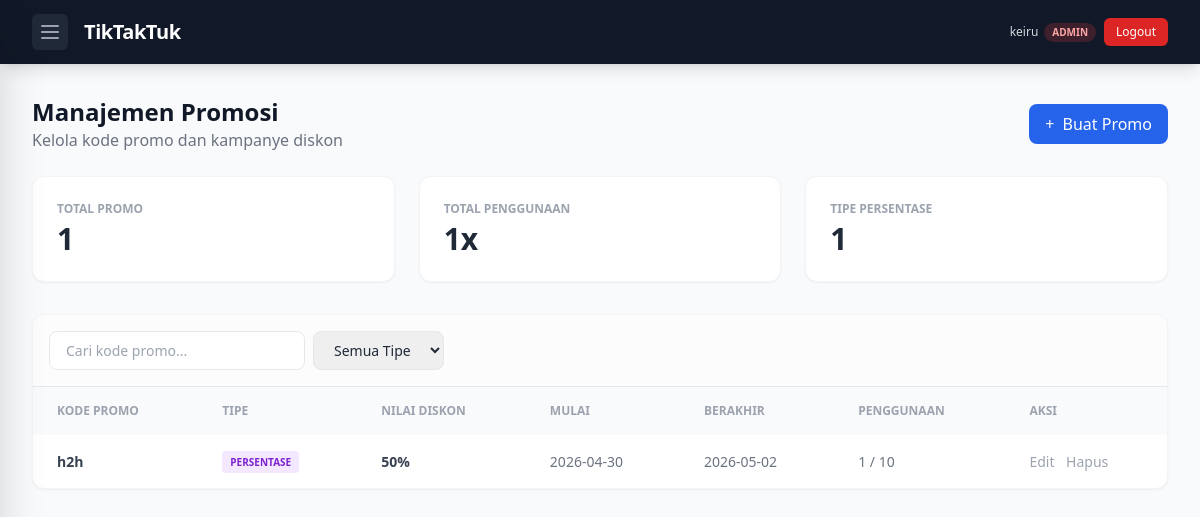
Screenshot of /promotions/ (signed in) with the database file from the repository.
### ticketing/models/user.py (models this page shows, shortened)
class CustomUser(AbstractUser):
    class RoleChoices(models.TextChoices):
        ADMIN = 'ADMIN', 'Admin'
        ORGANIZER = 'ORGANIZER', 'Organizer'
        CUSTOMER = 'CUSTOMER', 'Customer'
    id = models.UUIDField(primary_key=True, default=uuid.uuid4, editable=False)
    role = models.CharField(
        max_length=20,
        choices=RoleChoices.choices,
        default=RoleChoices.CUSTOMER,
    )
    phone_number = models.CharField(max_length=30, blank=True, default='')
    class Meta:
        db_table = 'custom_user'

### promotions/models.py (models this page shows, shortened)
class Promotion(models.Model):
    DISCOUNT_TYPE_CHOICES = [('Persentase', 'Persentase'), ('Nominal', 'Nominal')]
    code = models.CharField(max_length=50, unique=True)
    discount_type = models.CharField(max_length=20, choices=DISCOUNT_TYPE_CHOICES)
    discount_value = models.DecimalField(max_digits=12, decimal_places=2)
    start_date = models.DateField()
    end_date = models.DateField()
    usage_limit = models.IntegerField()
    current_usage = models.IntegerField(default=0)

### promotions/views.py (the view)
# urls.py: path('', views.promotion_list, name='promotion_list'),
def promotion_list(request):
    promos = Promotion.objects.annotate(used_count=Count('order')).order_by('-start_date', 'code')
    stats = {
        'total_promo': promos.count(),
        'total_usage': sum(p.used_count for p in promos),
        'total_persentase': promos.filter(discount_type='Persentase').count()
    }
    search_query = request.GET.get('search', '')
    type_filter = request.GET.get('type', '')
    if search_query:
        promos = promos.filter(code__icontains=search_query)
    if type_filter:
        promos = promos.filter(discount_type=type_filter)
    today = timezone.localdate()
    promos = list(promos)
    for promo in promos:
        promo.is_active_for_list = promo.start_date <= today <= promo.end_date and promo.used_count < promo.usage_limit
    return render(request, 'promotions/promotion_list.html', {
        'promos': promos,
        'stats': stats,
        'form': PromotionForm(),
        'user_role': getattr(request.user, 'role', 'GUEST')
    })

### promotions/templates/promotions/promotion_list.html (shortened to what this page needs)
{% extends 'base.html' %}
{% block content %}
<div class="max-w-7xl mx-auto px-4 sm:px-6 lg:px-8 py-8">
    <div class="flex justify-between items-center mb-6">
        <div>
            <h1 class="text-2xl font-bold text-gray-900">Manajemen Promosi</h1>
            <p class="text-gray-500">Kelola kode promo dan kampanye diskon</p>
        </div>
        {% if user.role == 'ADMIN' %}
        <button type="button" onclick="openPromoModal('createPromoModal')" class="bg-blue-600 text-white px-4 py-2 rounded-lg font-medium hover:bg-blue-700 flex items-center">
            <span class="mr-2">+</span> Buat Promo
        </button>
        {% endif %}
    </div>
    <div class="grid grid-cols-1 md:grid-cols-3 gap-6 mb-8">
        <div class="bg-white p-6 rounded-xl shadow-sm border border-gray-100">
            <p class="text-xs font-bold text-gray-400 uppercase">Total Promo</p>
            <p class="text-3xl font-bold mt-1">{{ stats.total_promo }}</p>
        </div>
        <div class="bg-white p-6 rounded-xl shadow-sm border border-gray-100">
            <p class="text-xs font-bold text-gray-400 uppercase">Total Penggunaan</p>
            <p class="text-3xl font-bold mt-1">{{ stats.total_usage }}x</p>
        </div>
        <div class="bg-white p-6 rounded-xl shadow-sm border border-gray-100">
            <p class="text-xs font-bold text-gray-400 uppercase">Tipe Persentase</p>
            <p class="text-3xl font-bold mt-1">{{ stats.total_persentase }}</p>
        </div>
    </div>
    <div class="bg-white rounded-xl shadow-sm border border-gray-100 overflow-hidden">
        <div class="p-4 border-b flex flex-col md:flex-row gap-4 justify-between bg-gray-50/50">
            <form method="GET" class="flex gap-2 w-full md:w-auto">
                <input type="text" name="search" placeholder="Cari kode promo..." class="border rounded-lg px-4 py-2 text-sm w-full md:w-64">
                <select name="type" onchange="this.form.submit()" class="border rounded-lg px-4 py-2 text-sm">
                    <option value="">Semua Tipe</option>
                </select>
            </form>
        </div>
        <table class="w-full text-left">
            <thead class="bg-gray-50 text-gray-400 text-xs uppercase font-semibold">
                <tr>
                    <th class="px-6 py-4">Kode Promo</th>
                    <th class="px-6 py-4">Tipe</th>
                    <th class="px-6 py-4">Nilai Diskon</th>
                    <th class="px-6 py-4">Mulai</th>
                    <th class="px-6 py-4">Berakhir</th>
                    <th class="px-6 py-4">Penggunaan</th>
                    {% if user.role == 'ADMIN' %}<th class="px-6 py-4">Aksi</th>{% endif %}
                </tr>
            </thead>
            <tbody class="divide-y divide-gray-100">
                {% for promo in promos %}
                <tr class="text-sm text-gray-700 hover:bg-gray-50 transition">
                    <td class="px-6 py-4 font-bold">{{ promo.code }}</td>
                    <td class="px-6 py-4">
                        <span class="px-2 py-1 rounded text-[10px] font-bold uppercase
                        {% if promo.discount_type == 'Persentase' %}bg-purple-100 text-purple-700{% else %}bg-orange-100 text-orange-700{% endif %}">
                            {{ promo.discount_type }}
                        </span>
                    </td>
                    <td class="px-6 py-4 font-bold">{% if promo.discount_type == 'Persentase' %}{{ promo.discount_value|floatformat:0 }}%{% else %}Rp {{ promo.discount_value }}{% endif %}</td>
                    <td class="px-6 py-4 text-gray-500">{{ promo.start_date|date:"Y-m-d" }}</td>
                    <td class="px-6 py-4 text-gray-500">{{ promo.end_date|date:"Y-m-d" }}</td>
                    <td class="px-6 py-4 text-gray-500">{{ promo.used_count|default:0 }} / {{ promo.usage_limit }}</td>
                    {% if user.role == 'ADMIN' %}
                    <td class="px-6 py-4">
                        <button type="button"
                                class="text-gray-400 hover:text-blue-600 mr-2"
                                onclick="openEditPromo(this)"
                                data-action="{% url 'promotions:update_promotion' promo.pk %}"
                                data-code="{{ promo.code|escapejs }}"
                                data-type="{{ promo.discount_type }}"
                                data-value="{{ promo.discount_value }}"
                                data-start="{{ promo.start_date|date:'Y-m-d' }}"
                                data-end="{{ promo.end_date|date:'Y-m-d' }}"
                                data-limit="{{ promo.usage_limit }}">
                            Edit
                        </button>
                        <button type="button"
                                class="text-gray-400 hover:text-red-600"
                                onclick="openDeletePromo(this)"
                                data-action="{% url 'promotions:delete_promotion' promo.pk %}"
                                data-code="{{ promo.code|escapejs }}">
                            Hapus
                        </button>
                    </td>
                    {% endif %}
                </tr>
                {% endfor %}
            </tbody>
        </table>
    </div>
</div>
{% endblock %}

### templates/base.html (shortened to what this page needs)
<!DOCTYPE html>
<html lang="en" class="h-full">
<head>
    <script src="https://cdn.tailwindcss.com"></script>
</head>
<body class="h-full bg-gray-50 text-gray-800">
    {% if show_navbar|default:True %}
    <nav class="sticky top-0 z-50 bg-gray-900 shadow-lg">
        <div class="max-w-7xl mx-auto px-4 sm:px-6 lg:px-8">
            <div class="flex items-center justify-between h-16">
                <div class="flex-shrink-0 flex items-center">
                    {% if user.is_authenticated and user.role in 'ADMIN,ORGANIZER' %}
                    <button id="drawer-toggle" class="mr-4 text-gray-400 hover:text-white focus:outline-none bg-gray-800 hover:bg-gray-700 p-1.5 rounded-md transition">
                        <svg class="h-6 w-6" fill="none" viewBox="0 0 24 24" stroke="currentColor">
                            <path stroke-linecap="round" stroke-linejoin="round" stroke-width="2" d="M4 6h16M4 12h16M4 18h16"/>
                        </svg>
                    </button>
                    {% endif %}
                    <a href="{% if user.is_authenticated %}{% url 'core:dashboard' %}{% else %}/{% endif %}" class="flex items-center space-x-2 text-white text-lg font-bold tracking-tight">
                        <span class="text-xl">TikTakTuk</span>
                    </a>
                </div>
                <div class="hidden lg:flex lg:items-center lg:space-x-2">
                    {% if user.is_authenticated %}
                        <div class="flex items-center space-x-1.5 ml-2">
                            <span class="text-gray-300 text-xs">{{ user.username }}</span>
                            <span class="inline-flex items-center px-2 py-0.5 rounded-full text-[10px] font-semibold
                                {% if user.role == 'ADMIN' %} bg-red-500/20 text-red-300
                                {% elif user.role == 'ORGANIZER' %} bg-amber-500/20 text-amber-300
                                {% else %} bg-indigo-500/20 text-indigo-300
                                {% endif %}">{{ user.role }}
                            </span>
                        </div>
                        <a href="{% url 'authentication:logout' %}" class="ml-2 px-3 py-1.5 rounded-md text-xs font-medium text-white bg-red-600 hover:bg-red-700 transition">Logout</a>
                    {% endif %}
                </div>
            </div>
        </div>
    </nav>
    {% endif %}
    <main>
        {% block content %}{% endblock %}
    </main>
</body>
</html>

### rows the page displays
CustomUser: username "keiru", role "ADMIN"
Promotion: code "h2h", discount_type "PERSENTASE", discount_value "50", start_date "2026-04-30", end_date "2026-05-02", used_count "1", usage_limit "10"

### other values shown
{{ stats.total_promo }} "1"
{{ stats.total_usage }} "1"
{{ stats.total_persentase }} "1"
